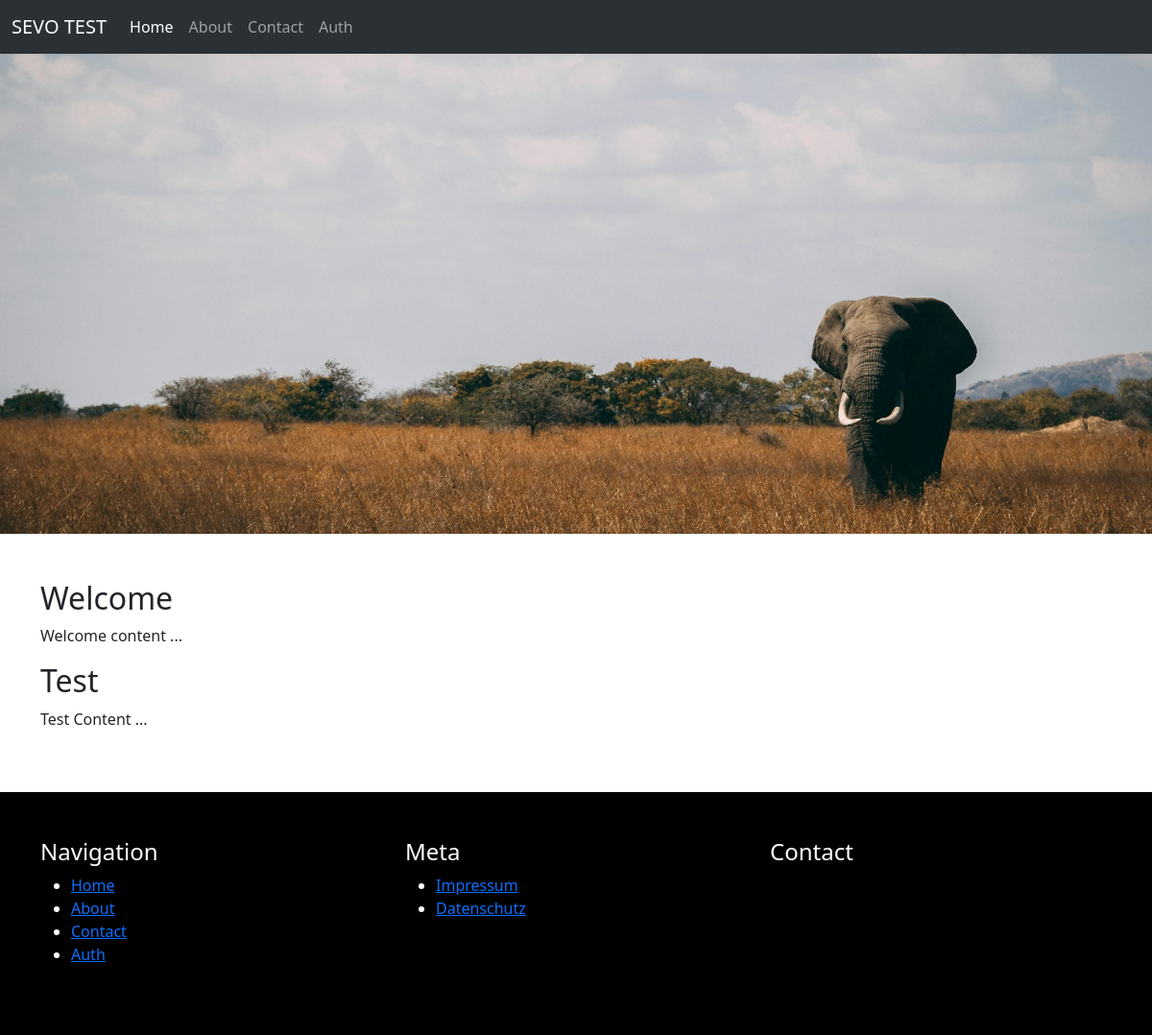
The app's page / (signed in) with its own data.
### sevo_pages/models.py (models this page shows, shortened)
class PageMenu(models.Model):
    menu = models.ForeignKey("Menu", blank=True, null=True, on_delete=models.SET_NULL)
    page = models.ForeignKey(Page, blank=True, null=True, on_delete=models.CASCADE, verbose_name=_("Page"))
    url_path = models.SlugField(blank=True, null=True, verbose_name=_("URL path"))
    is_reverse = models.BooleanField(default=False, verbose_name=_("Is reverse"))
    order = models.PositiveIntegerField(default=0, verbose_name=_("Order"))
    published = models.BooleanField(default=True, verbose_name=_("Published"))
    def get_page(self):
        return self.page
    class Meta:
        ordering = ["order"]
        verbose_name = _("Page Menu")
        verbose_name_plural = _("Page Menus")

class Page(models.Model):
    class MenueChoices(models.IntegerChoices):
        MAIN = 0, _("Main"),
        META = 1, _("Meta"),
        NONE = 2, _("None")
    title = models.CharField(max_length=50, verbose_name=_("Title"))
    slug = models.SlugField(max_length=50, unique=True, verbose_name=_("Slug"))
    meta_description = models.CharField(max_length=160, blank=True, null=True, verbose_name=_("Meta description"))
    meta_custom = models.TextField(blank=True, null=True, verbose_name=_("Meta custom tags"))
    picture = models.ForeignKey(Picture, blank=True, null=True, on_delete=models.SET_NULL)
    url_path = models.CharField(max_length=255, blank=True, null=True, verbose_name=_("URL path"))
    is_reverse = models.BooleanField(default=False, verbose_name=_("Is reverse"))
    published = models.BooleanField(default=True, verbose_name=_("Published"))
    is_home = models.BooleanField(default=False)
    created_at = models.DateTimeField(auto_now_add=True, verbose_name=_("Created at"))
    updated_at = models.DateTimeField(auto_now=True, verbose_name=_("Updated at"))
    def get_all_pagearticles(self):
        return self.pagearticle_set.all()
    def get_published_pagearticles(self):
        return self.get_all_pagearticles().filter(published=True)
    def get_absolute_url(self):
        if self.url_path != None:
            if self.is_reverse:
                path = reverse(self.url_path)
            else:
                path = self.url_path
            return path
        if self.is_home:
            return reverse("homepage")
        return reverse("sevo-pages-detail", kwargs={"slug": self.slug})
    @classmethod
    def get_home_page(cls):
        try:
            home = cls.objects.get(is_home=True)
        except:
            home = cls.objects.first
        return home
    class Meta:
        verbose_name = _("Page")
        verbose_name_plural = _("Pages")

class PageArticle(models.Model):
    page = models.ForeignKey(Page, blank=True, null=True, on_delete=models.SET_NULL)
    article = models.ForeignKey(Article, blank=True, null=True, on_delete=models.SET_NULL, verbose_name=_("Article"))
    order = models.PositiveIntegerField(default=0, verbose_name=_("Order"))
    published = models.BooleanField(default=True, verbose_name=_("Published"))
    def get_article(self):
        return self.article
    class Meta:
        ordering = ["order"]
        verbose_name = _("Page Article")
        verbose_name_plural = _("Page Articles")

class Article(models.Model):
    name = models.CharField(max_length=150, verbose_name=_("Name"))
    title = models.CharField(max_length=150, verbose_name=_("Title"))
    content = models.TextField(verbose_name=_("Content"))
    published = models.BooleanField(default=True, verbose_name=_("Published"))
    created_at = models.DateTimeField(auto_now_add=True, verbose_name=_("Created at"))
    updated_at = models.DateTimeField(auto_now=True, verbose_name=_("Updated at"))
    class Meta:
        ordering = ["-updated_at"]
        verbose_name = _("Article")
        verbose_name_plural = _("Articles")

### sevo_media/models.py (models this page shows, shortened)
class Picture(models.Model):
    title = models.CharField(max_length=50)
    image = models.ImageField(upload_to="uploads/images")
    tags = models.ManyToManyField(PictureTag, blank=True)
    created_at = models.DateTimeField(auto_now_add=True)
    updated_at = models.DateTimeField(auto_now=True)
    @admin.display(description="Image URL")
    def get_image_url(self):
        if self.image:
            return self.image.url
        return None
    class Meta:
        ordering = [
            "-updated_at"
        ]
        verbose_name = _("Picture")
        verbose_name_plural = _("Pictures")

### sevo_pages/views.py (the view)
# urls.py: path("", homepage, name="homepage"),
def homepage(request):
    page = get_object_or_404(Page, is_home=True)
    return render(request, "sevo_pages/detail.html", {
        "page": page
    })

### sevo_pages/models.py (called while the page is built)
    def get_all_pagemenus(self):
        return self.pagemenu_set.all()

    def get_published_pagemenus(self):
        return self.get_all_pagemenus().filter(published=True)

### sevo_pages/templatetags/page_tags.py (called while the page is built)
@register.simple_tag
def is_active_page(path, page):
    if page.get_absolute_url() == path:
        return "active"

### utils/context_processors.py (called while the page is built)
def menus_context(request):
    menus = Menu.objects.all()
    menu_main = menus.get(name="Main")
    menu_meta = menus.get(name="Meta")
    homepage = Page.get_home_page()
    return {
        "menus": menus,
        "menu_main": menu_main,
        "menu_meta": menu_meta,
        "homepage": homepage
    }

### sevo_pages/templates/sevo_pages/detail.html (shortened to what this page needs)
{% extends "base.html" %}
{% block header %}
    {% if page.picture %}
        <img class="object-fit-cover" src="{{ page.picture.get_image_url }}" width="100%" height="500" />
    {% endif %}
{% endblock %}
{% block content %}
    {% for particle in page.get_published_pagearticles %}
        <article>
            <h2>{{ particle.get_article.title }}</h2>
            <p>
                {{ particle.get_article.content }}
            </p>
        </article>
    {% endfor %}
{% endblock %}

### templates/partials/_navbar.html (shortened to what this page needs)
{% load page_tags %}
<nav class="navbar bg-dark navbar-expand-lg bg-body-tertiary" data-bs-theme="dark">
    <div class="container-fluid">
      <a class="navbar-brand" href="{% url 'homepage' %}">SEVO TEST</a>
      <div class="collapse navbar-collapse" id="navbarSupportedContent">
        <ul class="navbar-nav me-auto mb-2 mb-lg-0">
            {% for pmenu in menu_main.get_published_pagemenus %}
                <li class="nav-item">
                    <a class="nav-link {% is_active_page path=request.path page=pmenu.get_page %}" href={{ pmenu.get_page.get_absolute_url }}>{{ pmenu.get_page.title }}</a>
                </li>
            {% endfor %}
        </ul>
      </div>
    </div>
  </nav>

### templates/partials/_footer.html
<footer class="bg-black text-white py-5">
    <div class="container">
        <div class="row">
            <div class="col-md-4 mb-2">
                <h4>Navigation</h4>
                <ul>
                    {% for pmenu in menu_main.get_published_pagemenus %}
                        <li>
                            <a href="{{ pmenu.get_page.get_absolute_url }}">{{ pmenu.get_page.title }}</a>
                        </li>
                    {% endfor %}
                </ul>
            </div>
            <div class="col-md-4 mb-2">
                <h4>Meta</h4>
                <ul>
                    {% for pmenu in menu_meta.get_published_pagemenus %}
                        <li>
                            <a href="{{ pmenu.get_page.get_absolute_url }}">{{ pmenu.get_page.title }}</a>
                        </li>
                    {% endfor %}
                </ul>
            </div>
            <div class="col-md-4 mb-2">
                <h4>Contact</h4>
            </div>
        </div>
    </div>
</footer>

### records on screen
PageMenu: get_page "Home"
PageMenu: get_page "About"
PageMenu: get_page "Contact"
PageMenu: get_page "Auth"
Page: picture.get_image_url (picture)
PageArticle: get_article "Welcome", get_article.content "Welcome content ..."
PageArticle: get_article "Test", get_article.content "Test Content ..."
PageMenu: get_page "Impressum"
PageMenu: get_page "Datenschutz"
